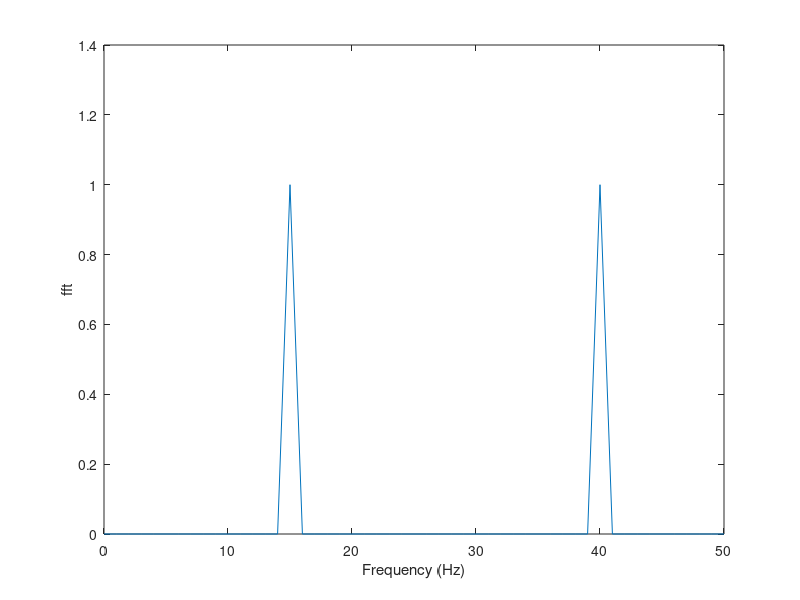

MATLAB code for this plot:
%% FFT Phase
% Generate a signal and compute its DFT. Specify a sample rate of 100 Hz. Find 
% the phase of the transform and plot it as a function of frequency.
% 
% 

% Copyright 2015 The MathWorks, Inc.


t = (0:99)/100;                        % Time vector
x = sin(2*pi*15*t) + sin(2*pi*40*t);   % Signal
y = fft(x);                            % Compute DFT of x
p = unwrap(angle(y));                  % Phase
f = (0:length(y)-1)/length(y)*100;     % Frequency vector
plot(f,p)
xlabel 'Frequency (Hz)'
ylabel 'Phase (rad)'
%% Plotting fft
L = length(x);
Fs = 100; % sampling frequency

% Two sided spectrum P2
P2 = abs(y/L);
% Compute single sided spectrum P1 based on P2 and even-valued signal of
% length L.
P1 = P2(1:L/2+1);
P1(2:end-1) = 2*P1(2:end-1);

% Frequencies for plotting (frequency vector)
F = Fs*(0:(L/2))/L;
plot(F,P1)
xlabel 'Frequency (Hz)'
ylabel 'fft'